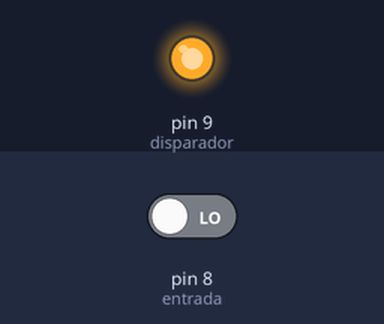
Bench run of a sketch on a simulated Arduino Uno, built with avr-gcc and run on an emulated ATmega328P. Parts: output pins drawn as LEDs (lit = HIGH). The inputs (shaded band) are chosen by the test bench; at power-on: pin 8 (entrada) LOW. What the sketch prints to the serial monitor is not drawn.

Above: at 0.1 s.
Timing chart, 0 to 1.6 s (numbered marks = the images above):
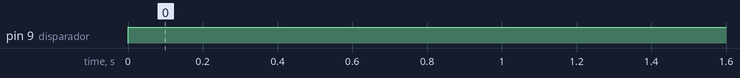

The sketch:

hc-sr04v2.ino
```cpp
#include <Arduino.h>

long tiempo;
int disparador = 9;   // triger
int entrada = 8;      // echo
float distancia;

void setup()
{
  pinMode(disparador, OUTPUT);
  pinMode(entrada, INPUT);

  //pinMode(9, OUTPUT); /*activación del pin 9 como salida: para el pulso ultrasónico*/
  //pinMode(8, INPUT); /*activación del pin 8 como entrada: tiempo del rebote del ultrasonido*/

  Serial.begin(9600);
}


void loop()
{
  digitalWrite(disparador,LOW); /* Por cuestión de estabilización del sensor*/
  delayMicroseconds(5);
  digitalWrite(disparador, HIGH); /* envío del pulso ultrasónico*/
  delayMicroseconds(10);
  tiempo=pulseIn(entrada, HIGH); /* Función para medir la longitud del pulso entrante. Mide el tiempo que transcurrido entre el envío
  del pulso ultrasónico y cuando el sensor recibe el rebote, es decir: desde que el pin 12 empieza a recibir el rebote, HIGH, hasta que
  deja de hacerlo, LOW, la longitud del pulso entrante*/
  distancia= int(0.017*tiempo); /*fórmula para calcular la distancia obteniendo un valor entero*/
  /*Monitorización en centímetros por el monitor serial*/
  Serial.println("Distancia ");
  Serial.println(distancia);
  Serial.println(" cm");
  delay(1000);
}
```

Measured:
- by itself, pin 9 (disparador): LOW → HIGH at 0.00 s
